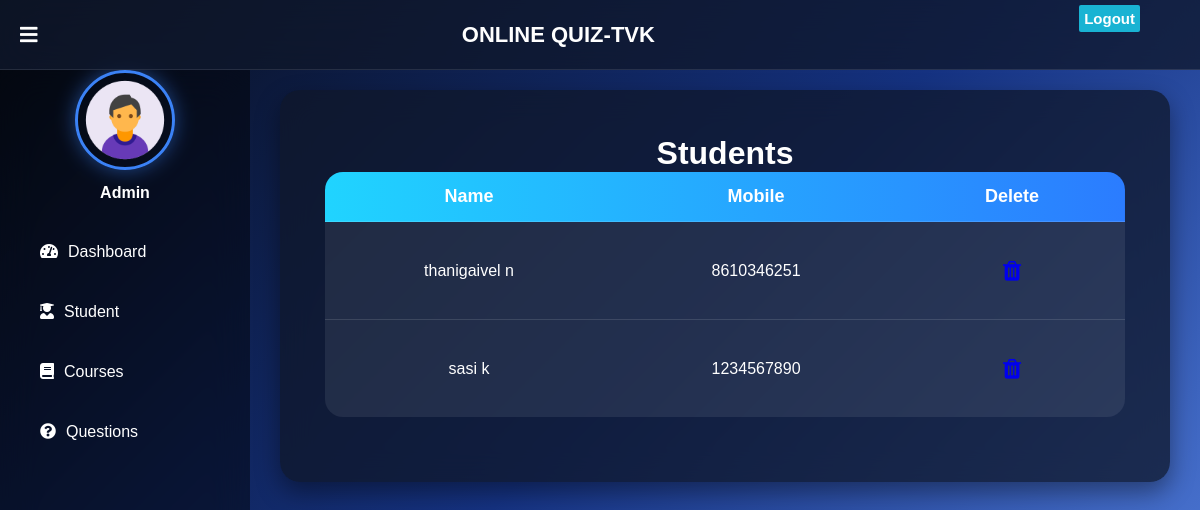
Before: /admin-view-student (signed in) with the older database file.
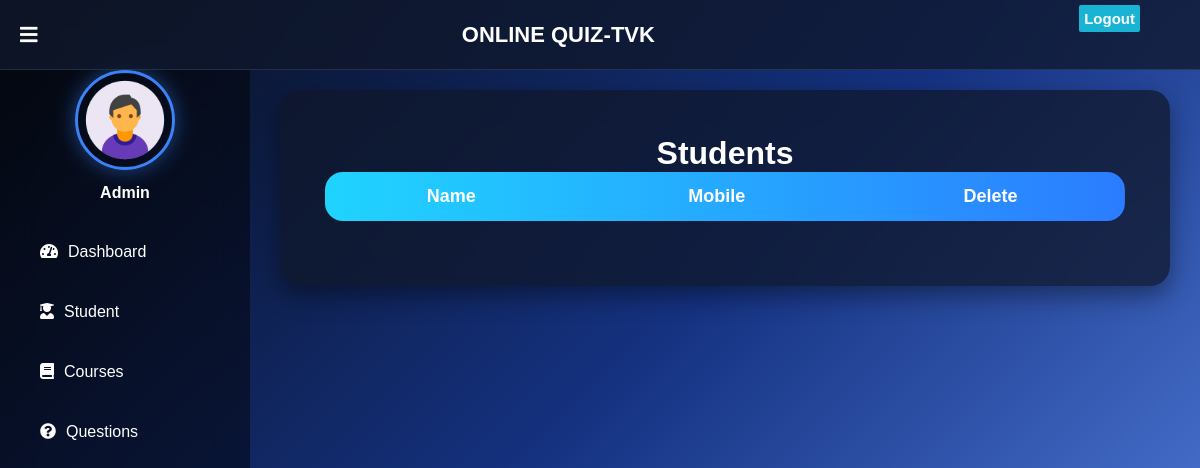
After: the same page with the newer database file.
### student/models.py (models this page shows, shortened)
class Student(models.Model):
    user=models.OneToOneField(User,on_delete=models.CASCADE)
    profile_pic= models.ImageField(upload_to='profile_pic/Student/',null=True,blank=True,default="")
    address = models.CharField(max_length=40,blank=True,null=True)
    mobile = models.CharField(max_length=20,null=False)
    @property
    def get_name(self):
        return self.user.first_name+" "+self.user.last_name

### quiz/views.py (the view)
# urls.py: path('admin-view-student', views.admin_view_student_view, name='admin-view-student'),
@login_required(login_url='adminlogin')
@user_passes_test(is_admin)
def admin_view_student_view(request):
    students= SMODEL.Student.objects.all()
    return render(request,'quiz/admin_view_student.html',{'students':students})

### quiz/views.py (called while the page is built)
def is_admin(user):
    return user.is_superuser

### templates/quiz/admin_view_student.html (shortened to what this page needs)
{% extends 'quiz/adminbase.html' %}
{% block content %}
{%load static%}
<head>
</head>
<div class="container-fluid">
  <div class="row">
    <div class="col-lg-8 col-md-10 mx-auto">
  <div class="panel panel-primary">
    <div class="panel-heading">
      <div class="student-card">
      <h4 class="text-center" style="text-align: center;">Students</h4>
    </div>
    <table class="table table-bordered table-hover text-center">
      </div>
      <thead>
       <tr>
    <th style="text-align:center;">Name</th>
    <th style="text-align:center;">Mobile</th>
    <th style="text-align:center;">Delete</th>
</tr>
      </thead>
     <tbody>
{% for t in students %}
<tr>
    <td>{{ t.get_name }}</td>
    <td>{{ t.mobile }}</td>
    <td>
    <a href="{% url 'delete-student' t.id %}" class="btn btn-danger">
        <i class="fa fa-trash"></i>
    </a>
</td>
</tr>
{% endfor %}
</tbody>
  </div>
</div>
</div>
</div>
{% endblock content %}

Changed rows visible on the page:
removed Student: get_name "thanigaivel n", mobile "8610346251"
removed Student: get_name "sasi k", mobile "1234567890"
